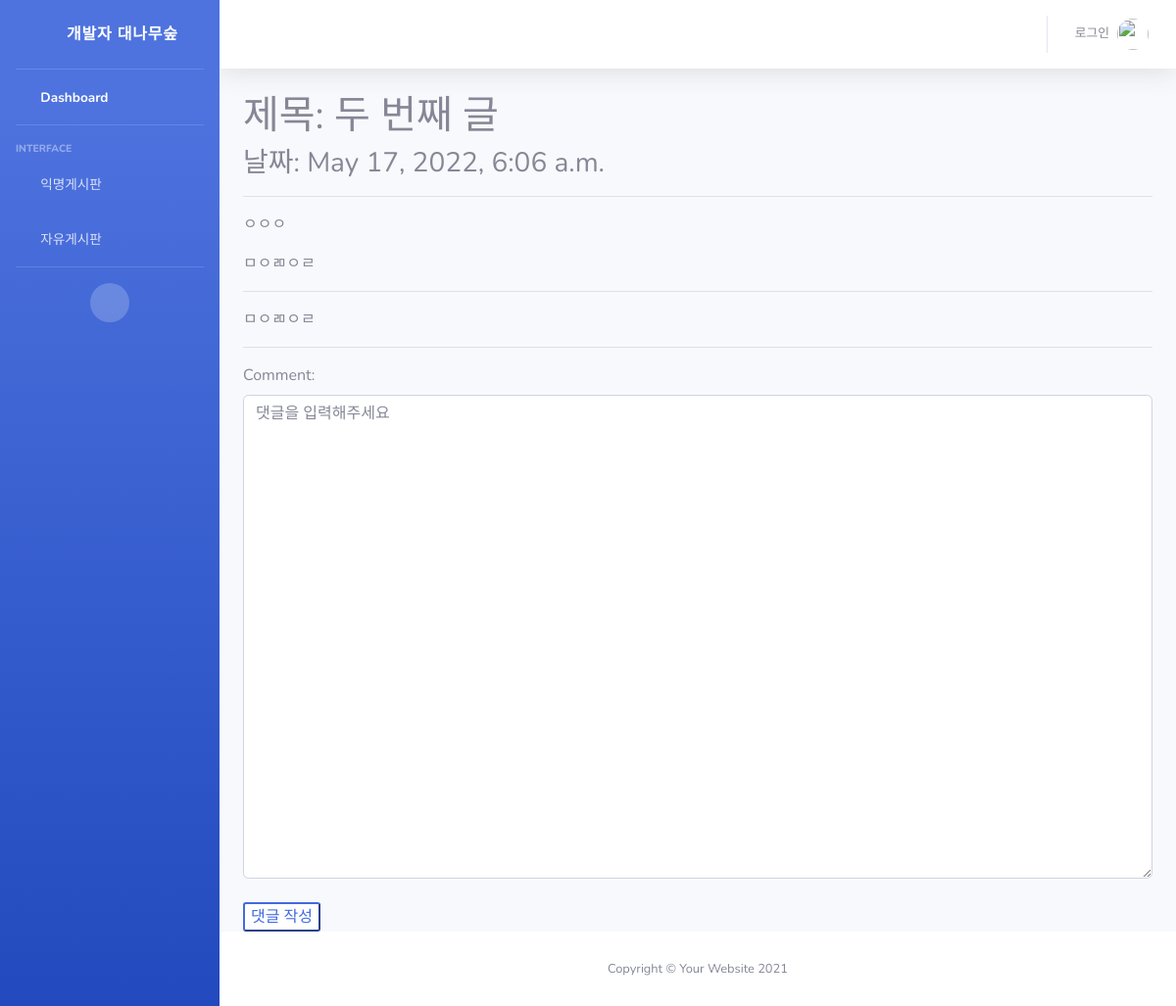
The app's page /detail/2 with its own data.
### snsapp/models.py (models this page shows, shortened)
class Post(models.Model):
  title = models.CharField(max_length=200)
  body = models.TextField()
  date = models.DateTimeField(auto_now_add=True)

class Comment(models.Model):
  comment = models.TextField()
  date = models.DateTimeField(auto_now_add=True)
  post = models.ForeignKey(Post, null=True, blank=True, on_delete=models.CASCADE)
  def __str__(self):
      return self.comment

### snsapp/views.py (the view)
# urls.py: path('detail/<int:post_id>', views.detail, name='detail'),
def detail(request, post_id):
  post_detail = get_object_or_404(Post, pk=post_id)
  comment_form = CommentForm()
  return render(request, 'detail.html',
  {'post_detail':post_detail, 'comment_form':comment_form})

### snsapp/forms.py
class CommentForm(forms.ModelForm):
  class Meta:
    model = Comment
    fields = ['comment']
  def __init__(self, *args, **kwargs):
    super(CommentForm, self).__init__(*args, **kwargs)
    self.fields['comment'].widget.attrs = {
      'class': 'form-control',
      'placeholder': '댓글을 입력해주세요',
      'rows': 20
    }

### snsapp/templates/detail.html (shortened to what this page needs)
{% extends 'base.html' %}
{% block content %}
<h1>제목: {{ post_detail.title }}</h1>
<h3>날짜: {{ post_detail.date }}</h3>
<hr>
<p>
  {{ post_detail.body }}
</p>
{% for comment in post_detail.comment_set.all %}
<p>
  {{ comment }}
</p>
<hr>
{% endfor %}
<form action="{% url 'new_comment' post_detail.id %}" method="POST">
  {{ comment_form }}
  <br>
  <input id="sbm" type="submit" value="댓글 작성">
</form>
{% endblock %}

### snsapp/templates/detail.html (style rules this page uses)
#sbm { border-color: royalblue; border-radius: 3px; color: royalblue; background-color: white; }

### records on screen
Post: title "두 번째 글", date "May 17, 2022, 6:06 a.m.", body "ㅇㅇㅇ"
Comment: comment "ㅁㅇㄻㅇㄹ"
Comment: comment "ㅁㅇㄻㅇㄹ"
